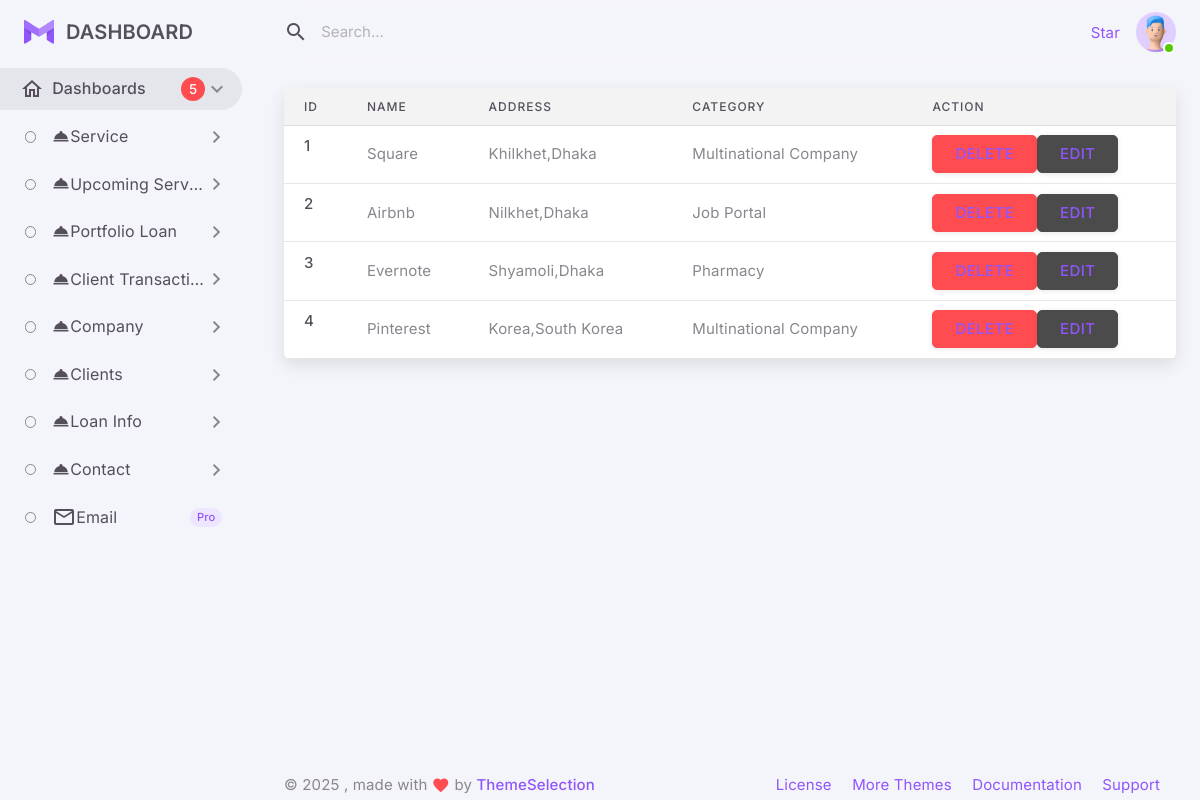
The app's page /Admin/company_info.php (signed in) with its own data.
### tables this page shows
CREATE TABLE `company` (
  `id` int(11) NOT NULL,
  `name` varchar(50) NOT NULL,
  `address` varchar(200) NOT NULL,
  `catagory` varchar(100) NOT NULL
);

### Admin/company_table.php (the view, shortened to what this page needs)
<?php
include_once("hakiconfig.php");
$t = $Haki->query("SELECT * FROM company");
?>
<div class="col-12">
                  <div class="card">
                    <div class="table-responsive">
                      <table class="table">
                        <thead class="table-light">
                          <tr>
                            <th class="text-truncate">ID</th>
                            <th class="text-truncate">Name</th>
                            <th class="text-truncate">Address</th>
                            <th class="text-truncate">Category</th>
                            <th class="text-truncate">Action</th>
                          </tr>
                        </thead>
                        <tbody>
                        <?php while($h = $t->fetch_assoc()){?>
                          <tr>
                            <td>
                                  <h6 > <?php echo $h['id'] ?> </h6>
                            </td>
                            <td class="text-truncate"><?php echo $h['name'] ?></td>
                            <td class="text-truncate"><?php echo $h['address'] ?> </td>
                            <td class="text-truncate"><?php echo $h['catagory'] ?> </td>
                            <td> <a onclick ="return confirm('Are you sure to delete')" href="company_delete.php?nid=<?php echo $h['id'] ?>"><div class="button-items"><button type="button" class="btn btn-danger waves-effect waves-light">Delete</a>
                                 <a href="company_edit.php?nid=<?php echo $h['id'] ?>"><button type="button" class="btn btn-dark waves-effect waves-light">Edit</a></i></a> </div></td>
                          <?php  } ?>
                    </div>
                  </div>
                </div>

### records on screen
company: id "1", name "Square", address "Khilkhet,Dhaka", catagory "Multinational Company"
company: id "2", name "Airbnb", address "Nilkhet,Dhaka", catagory "Job Portal"
company: id "3", name "Evernote", address "Shyamoli,Dhaka", catagory "Pharmacy"
company: id "4", name "Pinterest", address "Korea,South Korea", catagory "Multinational Company"
